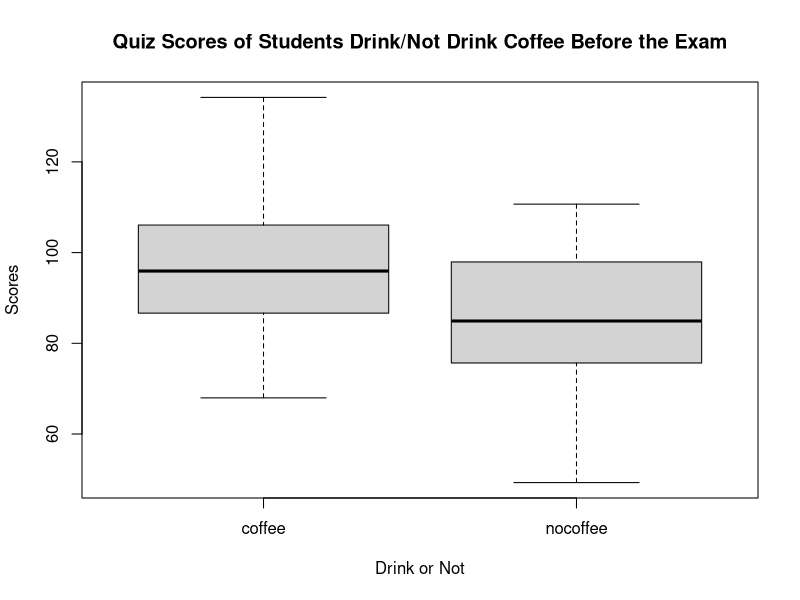
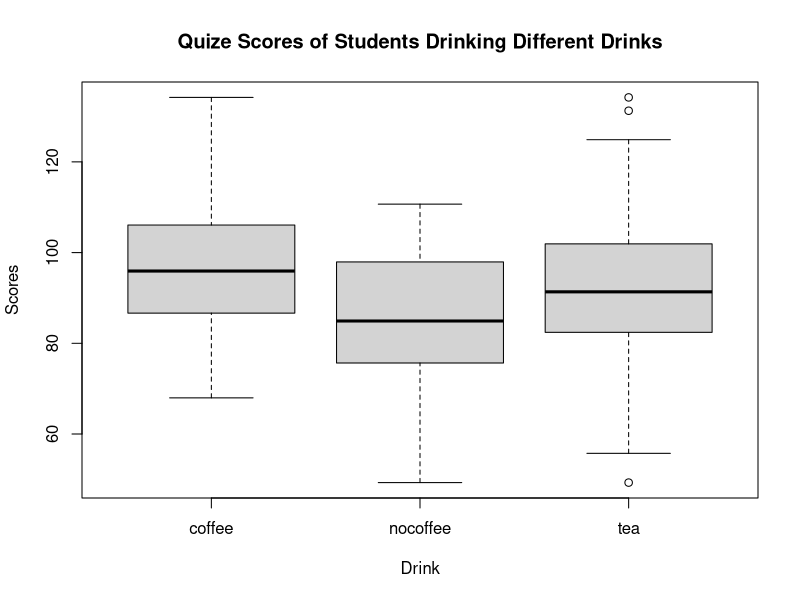
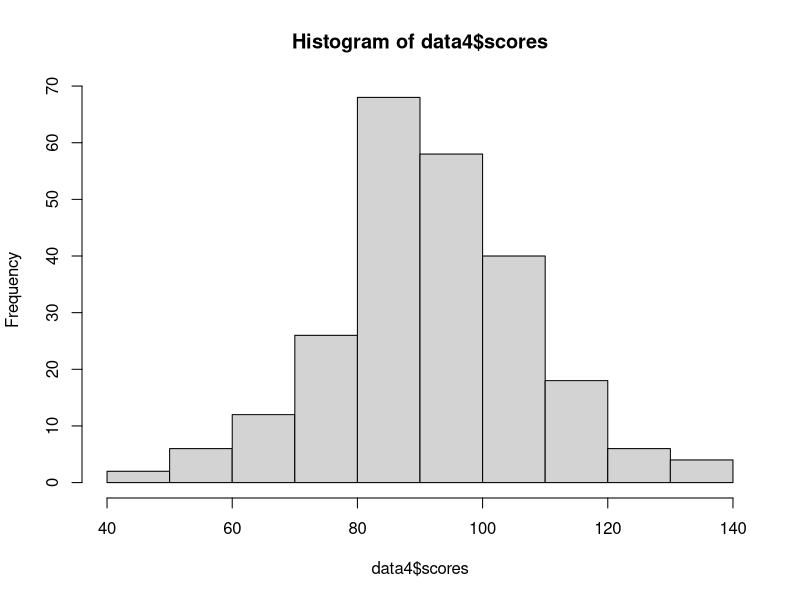
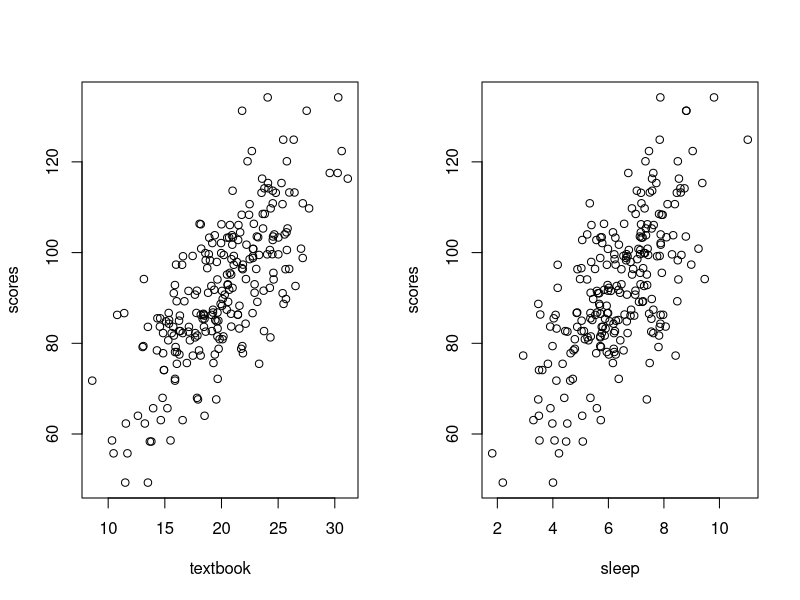

R code for these plots, in order:
## ---- chunk 1
library(dplyr)
library(car)
## ---- chunk 2
data1 <- read.csv('../data/problemsetfinal/data_q1.csv') %>%
  mutate(drink=as.factor(drink))
head(data1, 3)
## ---- chunk 3
boxplot(scores~drink, data=data1, 
        main='Quiz Scores of Students Drink/Not Drink Coffee Before the Exam',
        xlab='Drink or Not', ylab='Scores')
## ---- chunk 4
# get 2 groups
wiz_c <- filter(data1, drink=='coffee')
wo_c <- filter(data1, drink=='nocoffee')

## check equal variance
var(wiz_c$scores)
var(wo_c$scores)
var.test(wiz_c$scores, wo_c$scores)

## check normality
dim(wiz_c)
dim(wo_c)
shapiro.test(wiz_c$scores)
shapiro.test(wo_c$scores)
## ---- chunk 5
t.test(wiz_c$scores, wo_c$scores, var.equal=T)
## ---- chunk 6
data2 <- read.csv('../data/problemsetfinal/data_q2.csv') %>%
  mutate(drink=as.factor(drink))
head(data2, 3)
table(data2$drink)
## ---- chunk 7
boxplot(scores~drink, data=data2,
        xlab='Drink', ylab='Scores', main='Quize Scores of Students Drinking Different Drinks')
## ---- chunk 8
# get each group
drink1 <- filter(data2, drink=='coffee')
drink2 <- filter(data2, drink=='nocoffee')
drink3 <- filter(data2, drink=='tea')

## check group size
dim(drink1)
dim(drink2)
dim(drink3)

## check equal variance
leveneTest(scores~drink, data2, center=mean)

## check normality
shapiro.test(drink1$scores)
shapiro.test(drink2$scores)
shapiro.test(drink3$scores)
## ---- chunk 9
# ANOVA test
aov <- aov(scores~drink, data=data2)
summary(aov)

# Tukey-Kramer test
TukeyHSD(aov)
## ---- chunk 10
data3 <- read.csv('../data/problemsetfinal/data_q3.csv') %>%
  mutate(studytype=as.factor(studytype)) %>%
  mutate(grade=as.factor(grade))
head(data3, 3)
## ---- chunk 11
table.data3 <- table(data3$studytype, data3$grade)
table.data3
## ---- chunk 12
chisq.test(table.data3)
## ---- chunk 13
data4 <- read.csv('../data/problemsetfinal/data_q4.csv') %>%
  mutate(drink=as.factor(drink))
head(data4, 3)
## ---- chunk 14
lm.full <- lm(scores~drink+textbook+sleep, data=data4)
vif(lm.full)
## ---- chunk 15
# check the distribution of the response variable
hist(data4$scores)

# check linear relationship
par(mfrow=c(1, 2))
plot(scores~textbook, data=data4)
plot(scores~sleep, data=data4)

# check homoscedasticity
ncvTest(lm.full)

# check residual normality
shapiro.test(residuals(lm.full))
## ---- chunk 16
summary(lm.full)
